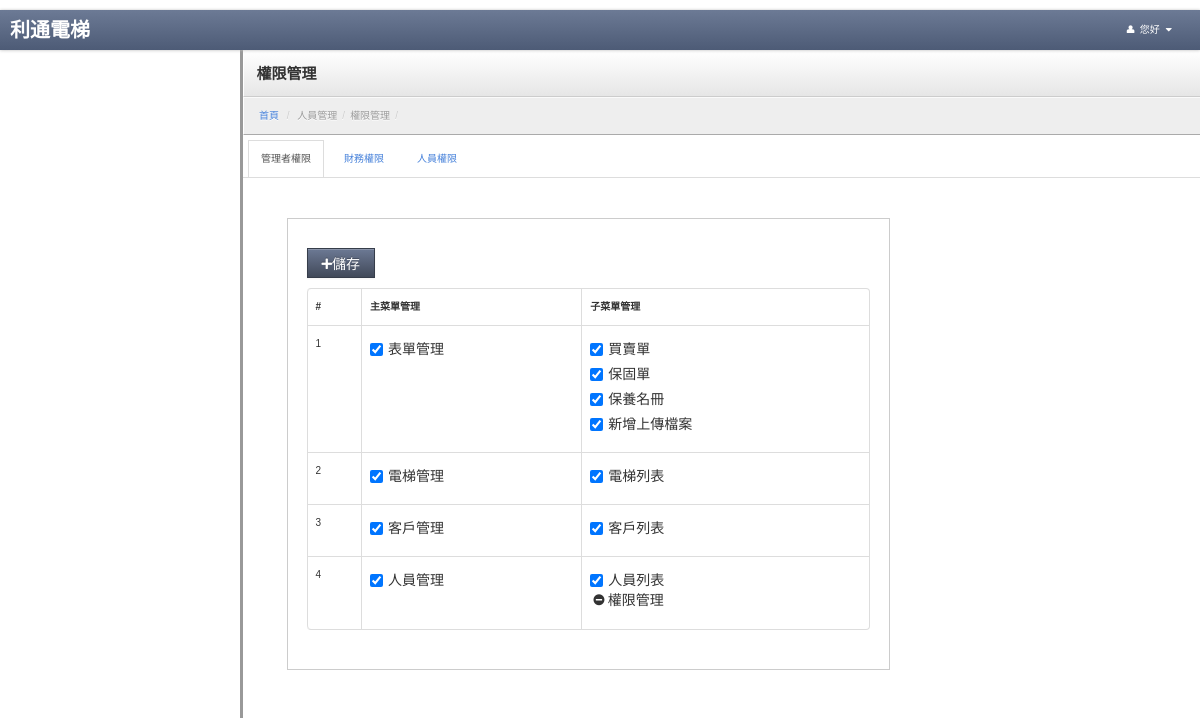
Page /index.php/personal/personal_power_list on the committed database.
### tables this page shows
CREATE TABLE `usermenu` (
  `menuid` int(5) NOT NULL AUTO_INCREMENT COMMENT '菜單ID',
  `parentid` int(5) NOT NULL DEFAULT '0' COMMENT '上層菜單',
  `title` varchar(30) NOT NULL COMMENT '標題',
  `controller` varchar(40) NOT NULL COMMENT '控制器',
  `actioner` varchar(40) NOT NULL COMMENT '動作',
  `icon` varchar(100) DEFAULT NULL,
  `ismenu` tinyint(1) NOT NULL DEFAULT '0' COMMENT '是否顯示',
  `sort` tinyint(4) NOT NULL DEFAULT '0' COMMENT '排序',
  `isdisabled` tinyint(1) NOT NULL DEFAULT '0' COMMENT '是否刪除',
  PRIMARY KEY (`menuid`)
);

### application/controllers/Personal.php (called while the page is built, shortened)
<?php
class Personal extends CI_Controller
{
	var $data = array();
	function __construct()
	{
        $this->load->model('public_tools');
        $this->load->model('m_personal_model');
		$this->load->library('datamodel');
		$this->load->library('Member');
        $this->load->library('pagination');
        $this->load->model('Usermenu_model');
	}
    public function personal_power_list()
    {
        $public_tools = new public_tools();
        $m_personal_model = new m_personal_model();
        $this->data['page_title'] = '權限管理';
        $this->data['breadcrumb_trail'] = $public_tools->breadcrumbTrail(array('人員管理','權限管理'));
        $iResult = $m_personal_model->getUsermenuData();
        $this->data['tabPane'] = array('admin_group','finance_group','employee_group');
        $this->data['list'] = $iResult['results'];
        $this->load->view('v_personal_power_list', $this->data);
    }
}

### index.php (called while the page is built, shortened)
<?php
require_once BASEPATH.'core/CodeIgniter.php';

### application/models/m_personal_model.php (called while the page is built, shortened)
<?php
class m_personal_model extends CI_Model
{
    public function getUsermenuData()
    {
        $sSql = "SELECT * FROM `config` where configkey in ('admin_group','finance_group','employee_group')";
        $query = $this->db->query($sSql);
        $menu_group=$query->result_array();
        foreach($menu_group as $k=>$v){
            $menu_group[$k]['configvalue'] = explode(',',$v['configvalue']);
        }
        $sSql = "SELECT * FROM `usermenu` where isdisabled !=1 and parentid = 0";
        $query = $this->db->query($sSql);
        $parentarray = $query->result_array();
        foreach ($parentarray as $k=>$v){
            $parentarray[$k]['admin_group'] = in_array($v['menuid'],$menu_group[0]['configvalue'])&&$menu_group[0]['configkey']=='admin_group'?1:0;
            $parentarray[$k]['finance_group'] = in_array($v['menuid'],$menu_group[1]['configvalue'])&&$menu_group[1]['configkey']=='finance_group'?1:0;
            $parentarray[$k]['employee_group'] = in_array($v['menuid'],$menu_group[2]['configvalue'])&&$menu_group[2]['configkey']=='employee_group'?1:0;
            $sSql = "SELECT * FROM `usermenu` where isdisabled !=1 and parentid = {$v['menuid']}";
            $query = $this->db->query($sSql);
            $parentarray[$k]['sub'] = $query->result_array();
            foreach ($parentarray[$k]['sub'] as $k1=>$v1){
                $parentarray[$k]['sub'][$k1]['admin_group'] = in_array($v1['menuid'],$menu_group[0]['configvalue'])&&$menu_group[0]['configkey']=='admin_group'?1:0;
                $parentarray[$k]['sub'][$k1]['finance_group'] = in_array($v1['menuid'],$menu_group[1]['configvalue'])&&$menu_group[1]['configkey']=='finance_group'?1:0;
                $parentarray[$k]['sub'][$k1]['employee_group'] = in_array($v1['menuid'],$menu_group[2]['configvalue'])&&$menu_group[2]['configkey']=='employee_group'?1:0;
            }
        }
        $data['results'] = $parentarray;
        return $data;
    }
}

### application/views/v_personal_power_list.php (the view, shortened to what this page needs)
<!DOCTYPE html>
<html lang="en">
<?php
include "head.php";
?>
<body>
<?php
include "navbar.php";
?>
<link rel="stylesheet" href="<?= base_url("js/jquery/jquery-ui.min.css"); ?>">
<link rel="stylesheet" href="jqueryui/style.css">
<div class="content">
    <div class="header">
        <h1 class="page-title"><?=$this->data['page_title']?></h1>
    </div>
    <ul class="breadcrumb">
        <li><a href="<?=base_url("/mainpage/index")?>">首頁</a> <span class="divider">/</span></li>
        <?=$this->data['breadcrumb_trail']?>
    </ul>
    <ul class="nav nav-tabs">
        <li class="active"><a href="#view_admin_group" data-toggle="tab">管理者權限</a></li>
        <li><a href="#view_finance_group" data-toggle="tab">財務權限</a></li>
        <li><a href="#view_employee_group" data-toggle="tab">人員權限</a></li>
    </ul>
    <div class="container-fluid">
        <div class="row-fluid">
            <div id="myTabContent" class="tab-content">
                <?php foreach($this->data['tabPane'] as $vTabPane): ?>
                <div class="tab-pane <?=$vTabPane=='admin_group'?'active':'' ?> in" id="<?='view_'.$vTabPane ?>">
                    <form id="tab" name="fomr1" action="<?=site_url("/personal/personal_power_list")?>" method="post">
                        <div class="span8">
                            <div class="well">
                                <div class="btn-toolbar">
                                    <button class="btn btn-primary" type="submit"><i class="icon-plus"></i>儲存</button>
                                </div>
                                <table class="table table-bordered">
                                    <thead>
                                    <tr>
                                        <th>#</th>
                                        <th>主菜單管理</th>
                                        <th>子菜單管理</th>
                                    </tr>
                                    </thead>
                                    <tbody>
                                    <?php foreach ($this->data['list'] as $k => $v): ?>
                                        <tr>
                                            <td><?= $v['menuid'] ?></td>
                                            <td>
                                                <label class="checkbox inline">
                                                    <input type="checkbox" id="inlineCheckbox" name="sport[]"
                                                           value="<?= $v['menuid'] ?>" <?= $v[$vTabPane] == 1 ? 'checked' : '' ?> > <?= $v['title'] ?>
                                                </label>
                                            </td>
                                            <td>
                                                <ul class="unstyled">
                                                    <?php foreach ($v['sub'] as $k1 => $v1): ?>
                                                        <li>
                                                            <?php if($v1['actioner']=='personal_power_list'):?>
                                                            <label>
                                                                <i class="icon-minus-sign"></i><?= $v1['title'] ?>
                                                            </label>
                                                            <?php else:?>
                                                            <label class="checkbox inline">
                                                                <input type="checkbox" id="inlineCheckbox"
                                                                       name="sport[]"
                                                                       value="<?= $v1['menuid'] ?>" <?= $v1[$vTabPane] == 1 ? 'checked' : '' ?> > <?= $v1['title'] ?>
                                                            </label>
                                                            <?php endif;?>
                                                        </li>
                                                    <?php endforeach; ?>
                                                </ul>
                                            </td>
                                        </tr>
                                    <?php endforeach; ?>
                                    </tbody>
                                </table>
                            </div>
                        </div>
                    </form>
                </div>
                <?php endforeach;?>
            </div>
        </div>
    </div>
</div>
</body>
</html>

### application/models/public_tools.php (shortened to what this page needs)
<?php
class Public_tools extends CI_Model
{
	public function breadcrumbTrail($data = array())
	{
        $results ='';
        foreach ($data as $v){
            $results .= '<li class="active">'.$v.'<span class="divider">/</span></li>';
        }
        return $results;
	}
}

### application/views/head.php (shortened to what this page needs)
 <head>
<link rel="stylesheet" type="text/css" href="<?=base_url("/lib/bootstrap/css/bootstrap.css")?>">
   <link rel="stylesheet" type="text/css" href="<?=base_url("/stylesheets/theme.css")?>">
   <link rel="stylesheet" href="<?=base_url("/lib/font-awesome/css/font-awesome.css")?>">
<link href="<?=base_url("/stylesheets/alertify.core.css")?>" rel="stylesheet">
<link href="<?=base_url("/stylesheets/alertify.default.css")?>" rel="stylesheet">
<link rel="stylesheet" type="text/css" href="<?php echo base_url();?>stylesheets/jquery.fancybox.css?v=2.1.0" media="screen" />
 </head>

### application/views/navbar.php (shortened to what this page needs)
<div class="navbar">
       <div class="navbar-inner">
		<ul class="nav pull-right">
			<li id="fat-menu" class="dropdown">
				<a href="#" role="button" class="dropdown-toggle" data-toggle="dropdown">
					<i class="icon-user"></i> <?=$_SESSION["account"]. " 您好"?>
					<i class="icon-caret-down"></i>
				</a>
			</li>
		</ul>
		<a class="brand" href="<?=base_url("/mainpage/index")?>"><span class="second">利通電梯</span></a>
       </div>
   </div>

### stylesheets/theme.css (style rules this page uses)
body { background: #eee; background-image: url(http://subtlepatterns.com/patterns/furley_bg.png); background-position: initial initial; background-repeat: initial initial; background-position: initial initial; background-repeat: initial initial; margin: 0px; padding: 0px; }
h1 { margin-top: 0px; color: #eee; }
.navbar { position: relative; z-index: 20; margin: 0px; padding: 0px; -webkit-box-shadow: 0px 0px 3px #cccccc; -moz-box-shadow: 0px 0px 3px #cccccc; box-shadow: 0px 0px 3px #cccccc; }
.navbar .brand { text-shadow: none; }
.navbar .navbar-inner { background: #4d5b76; background: -webkit-gradient(linear, left bottom, left top, color-stop(0, #4d5b76), color-stop(1, #6c7a95)); background: -ms-linear-gradient(bottom, #4d5b76, #6c7a95); background: -moz-linear-gradient(center bottom, #4d5b76 0%, #6c7a95 100%); background: -o-linear-gradient(bottom, #4d5b76, #6c7a95); filter: progid:dximagetransform.microsoft.gradient(startColorStr='#4d5b76', EndColorStr='#6c7a95'); -ms-filter: "progid:DXImageTransform.Microsoft.gradient(startColorStr='#6c7a95',EndColorStr='#4d5b76')"; padding: 0em 1em; margin: 0px; -webkit-border-radius: 0px; -moz-border-radius: 0px; border-radius: 0px; -moz-background-clip: padding; -webkit-background-clip: padding-box; background-clip: padding-box; border: 0px; border-bottom: none; }
.navbar .nav { margin: 0em; margin-right: -1em; }
.navbar .nav > li > a { color: #fff; text-shadow: none; }
.content { min-width: 400px; position: relative; min-height: 800px; background: #fff; margin-left: 240px; border-left: 1px solid #cccccc; border-left: 3px solid #999999; }
.header { background: #ffffff; background: #ffffff; background: -webkit-gradient(linear, left bottom, left top, color-stop(0, #e6e6e6), color-stop(1, #ffffff)); background: -ms-linear-gradient(bottom, #e6e6e6, #ffffff); background: -moz-linear-gradient(center bottom, #e6e6e6 0%, #ffffff 100%); background: -o-linear-gradient(bottom, #e6e6e6, #ffffff); filter: progid:dximagetransform.microsoft.gradient(startColorStr='#4d5b76', EndColorStr='#6c7a95'); -ms-filter: "progid:DXImageTransform.Microsoft.gradient(startColorStr='#ffffff',EndColorStr='#e6e6e6')"; border-bottom: 1px solid #cccccc; border-top: 1px solid #ffffff; border-left: 1px solid #ffffff; padding: 0em 1.25em; }
.header h1 { margin: 1em 0em; padding: 0em; line-height: 1em; font-size: 1.5em; color: #eee; color: #333; }
.breadcrumb { -webkit-box-shadow: none; -moz-box-shadow: none; box-shadow: none; -webkit-border-radius: 0px; -moz-border-radius: 0px; border-radius: 0px; -moz-background-clip: padding; -webkit-background-clip: padding-box; background-clip: padding-box; background: #eee; border-bottom: 1px solid #aaa; border-top: 1px solid #fafafa; border-left: 1px solid #fff; margin-bottom: .5em; }
.btn { -webkit-border-radius: 0px; -moz-border-radius: 0px; border-radius: 0px; }
.btn-primary { background-color: #414959; background-image: -webkit-gradient(linear, 0 0, 0 100%, from(#6c7994), to(#414959)); background-image: -webkit-linear-gradient(top, #6c7994, #414959); background-image: -o-linear-gradient(top, #6c7994, #414959); background-image: linear-gradient(to bottom, #6c7994, #414959); background-image: -moz-linear-gradient(top, #6c7994, #414959); filter: progid:dximagetransform.microsoft.gradient(startColorStr='#6c7994', EndColorStr='#414959'); -ms-filter: "progid:DXImageTransform.Microsoft.gradient(startColorStr='#6c7994',EndColorStr='#414959')"; border: 1px solid #363d4a; }
.well { background-color: #fff; border: 1px solid #ccc; -webkit-box-shadow: 1px 1px 0px #ffffff; -moz-box-shadow: 1px 1px 0px #ffffff; box-shadow: 1px 1px 0px #ffffff; -webkit-border-radius: 0px; -moz-border-radius: 0px; border-radius: 0px; -moz-background-clip: padding; -webkit-background-clip: padding-box; background-clip: padding-box; }
.nav-tabs > li { margin-left: .5em; }
.nav-tabs > li > a { -webkit-border-top-right-radius: 0px; -webkit-border-bottom-right-radius: 0; -webkit-border-bottom-left-radius: 0; -webkit-border-top-left-radius: 0; -moz-border-radius-topright: 0px; -moz-border-radius-bottomright: 0; -moz-border-radius-bottomleft: 0; -moz-border-radius-topleft: 0; border-top-right-radius: 0px; border-bottom-right-radius: 0; border-bottom-left-radius: 0; border-top-left-radius: 0; -moz-background-clip: padding; -webkit-background-clip: padding-box; background-clip: padding-box; }

### application/views/head.php (style rules this page uses)
.brand { font-family: georgia, serif; }
.brand .second { color: #fff; font-weight: bold; }

### rows in the picture
usermenu: menuid "1", title "表單管理"
usermenu: title "買賣單"
usermenu: title "保固單"
usermenu: title "保養名冊"
usermenu: title "新增上傳檔案"
usermenu: menuid "2", ismenu "☑", title "電梯管理"
usermenu: title "電梯列表"
usermenu: menuid "3", ismenu "☑", title "客戶管理"
usermenu: title "客戶列表"
usermenu: menuid "4", ismenu "☑", title "人員管理"
usermenu: title "人員列表"
usermenu: title "權限管理"

### other values in the picture
$this->data['page_title'] "權限管理"
$v "人員管理"
$v "權限管理"
